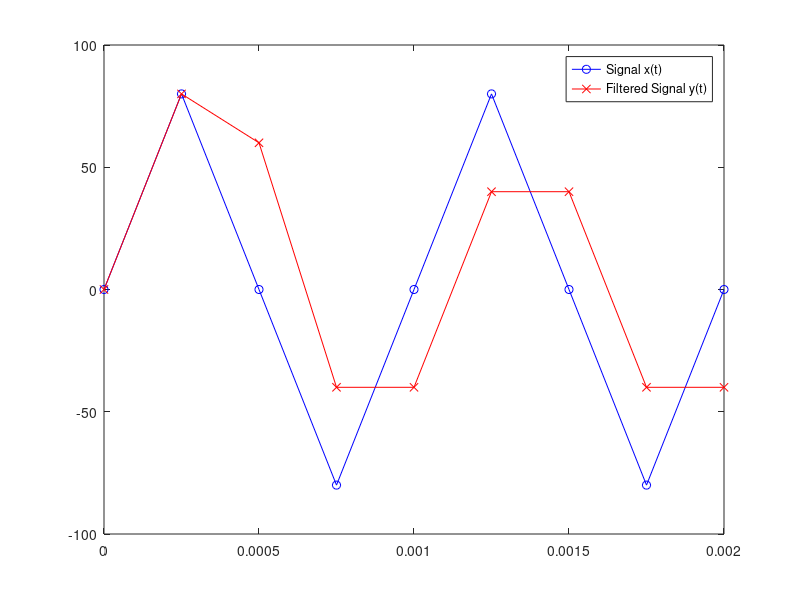

MATLAB code for this plot:
clear all;

Ts = 1 / 4000;
t = 0:Ts:0.002;
x = 80*sin(2000*pi*t);

fig = figure;
set(fig, 'PaperType', 'a4', 'PaperOrientation', 'portrait');
plot(t, x, 'bo-');

A = 1;
B = [1 .75 .5 .25];
y = filter(B, A, x);

hold on;
plot(t, y, 'rx-');
hold off;
legend('Signal x(t)', 'Filtered Signal y(t)');

print('digital_filter_analog_signal_01', '-dpdf');;